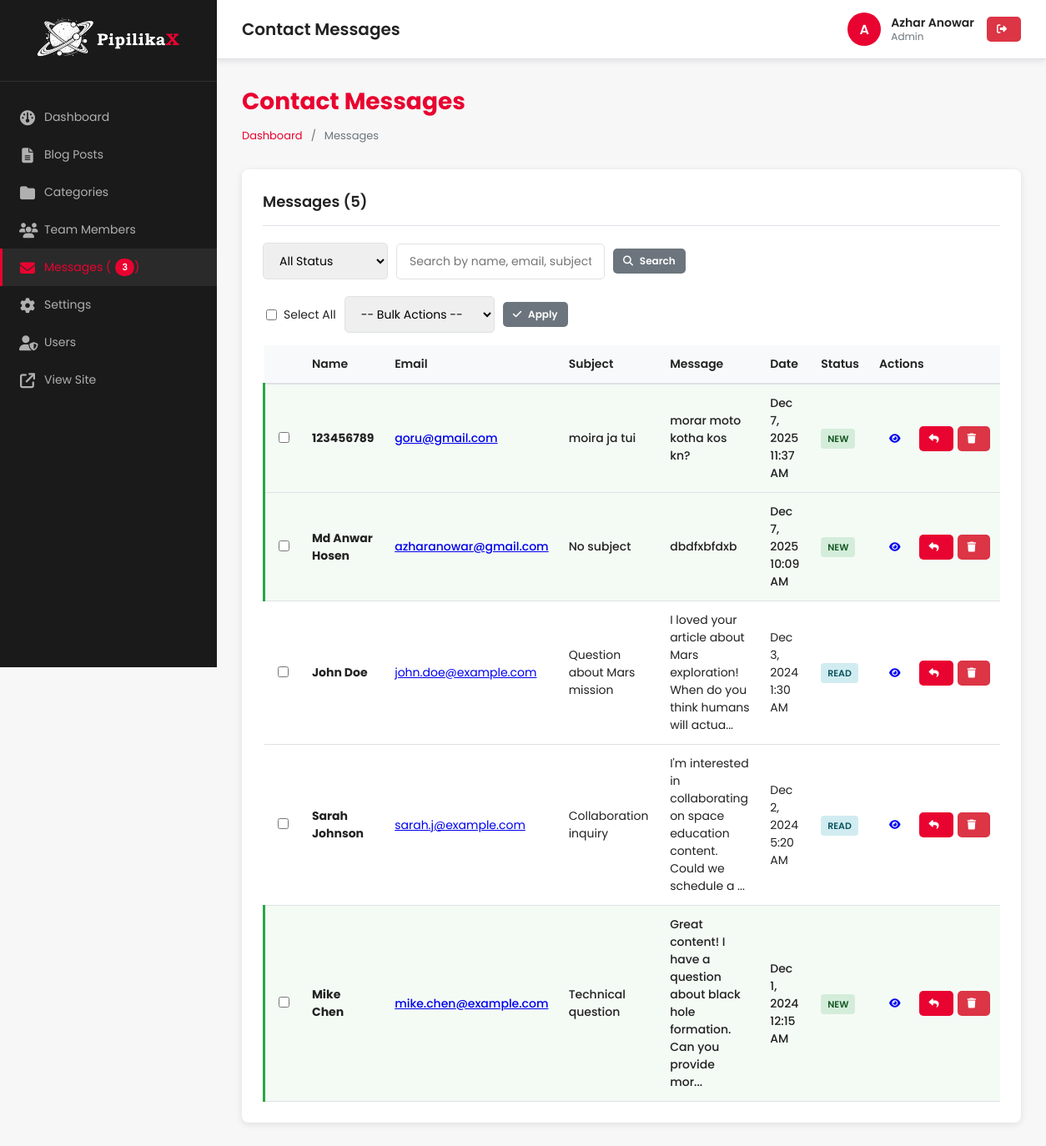
Before: /admin/messages/index.php (signed in) with the older database file.
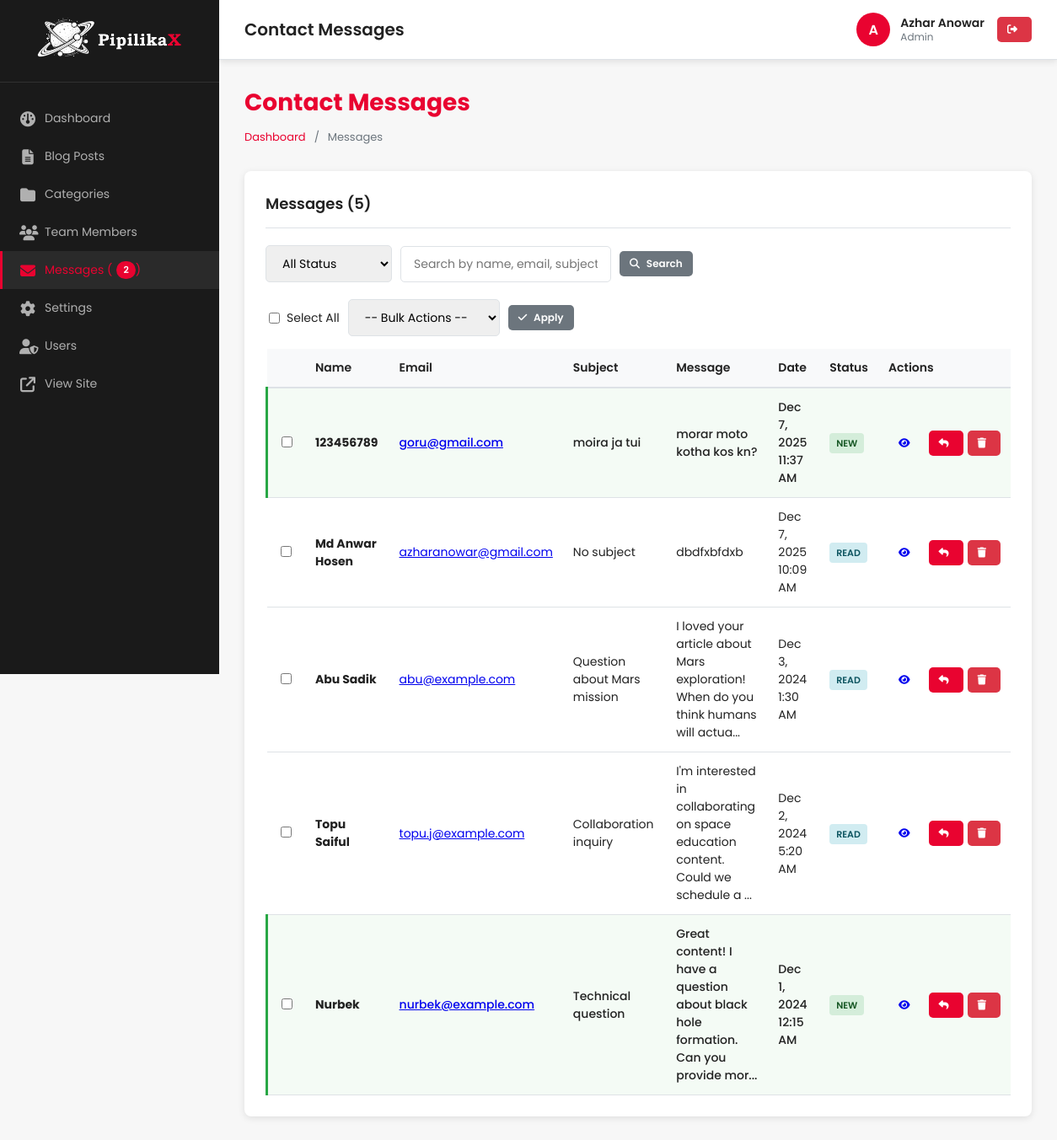
After: the same page with the newer database file.
### tables this page shows
CREATE TABLE `contact_messages` (
  `id` int(11) NOT NULL,
  `name` varchar(100) NOT NULL,
  `email` varchar(100) NOT NULL,
  `subject` varchar(255) DEFAULT NULL,
  `message` text NOT NULL,
  `status` enum('new','read','replied','archived') DEFAULT 'new',
  `ip_address` varchar(45) DEFAULT NULL,
  `user_agent` varchar(255) DEFAULT NULL,
  `created_at` timestamp NOT NULL DEFAULT current_timestamp(),
  `read_at` timestamp NULL DEFAULT NULL,
  `replied_at` timestamp NULL DEFAULT NULL
);

### admin/includes/auth-check.php (called while the page is built, shortened)
<?php
$current_user = [
    'id' => $_SESSION['user_id'],
    'username' => $_SESSION['username'],
    'full_name' => $_SESSION['full_name'],
    'role' => $_SESSION['user_role']
];

### includes/functions.php (called while the page is built, shortened)
<?php
function generateCSRFToken()
{
    return $_SESSION['csrf_token'];
}
function formatDate($date, $format = 'F j, Y')
{
    return date($format, strtotime($date));
}
function truncate($text, $length = 150)
{
    $text = strip_tags($text);
    if (strlen($text) > $length) {
        return substr($text, 0, $length) . '...';
    }
    return $text;
}

### admin/messages/index.php (the view, shortened to what the changed rows need)
<?php
require_once __DIR__ . '/../includes/header.php';
$where = [];
$params = [];
$where_clause = !empty($where) ? 'WHERE ' . implode(' AND ', $where) : '';
$page = max(1, (int) ($_GET['page'] ?? 1));
$per_page = 20;
$offset = ($page - 1) * $per_page;
$query = "
    SELECT * FROM contact_messages
    $where_clause
    ORDER BY created_at DESC
    LIMIT $per_page OFFSET $offset
";
$stmt = $pdo->prepare($query);
$stmt->execute($params);
$messages = $stmt->fetchAll();
$csrf_token = generateCSRFToken();
?>
<div class="page-header">
    <h2>Contact Messages</h2>
</div>
<div class="card">
    <?php if (count($messages) > 0): ?>
        <form method="POST" action="" id="bulk-form">
            <table class="table">
                <thead>
                    <tr>
                        <th style="width: 40px;"></th>
                        <th>Name</th>
                        <th>Email</th>
                        <th>Subject</th>
                        <th>Message</th>
                        <th>Date</th>
                        <th>Status</th>
                        <th style="width: 120px;">Actions</th>
                    </tr>
                </thead>
                <tbody>
                    <?php foreach ($messages as $msg): ?>
                        <tr class="<?php echo $msg['status'] == 'new' ? 'unread-row' : ''; ?>">
                            <td>
                                <input type="checkbox" name="selected_messages[]" value="<?php echo $msg['id']; ?>"
                                    class="message-checkbox">
                            </td>
                            <td><strong><?php echo htmlspecialchars($msg['name']); ?></strong></td>
                            <td>
                                <a href="mailto:<?php echo htmlspecialchars($msg['email']); ?>">
                                    <?php echo htmlspecialchars($msg['email']); ?>
                                </a>
                            </td>
                            <td><?php echo htmlspecialchars($msg['subject'] ?: 'No subject'); ?></td>
                            <td style="max-width: 250px;">
                                <?php echo truncate($msg['message'], 80); ?>
                            </td>
                            <td><?php echo formatDate($msg['created_at'], 'M j, Y g:i A'); ?></td>
                            <td>
                                <?php
                                $badge_class = [
                                    'new' => 'badge-success',
                                    'read' => 'badge-info',
                                    'replied' => 'badge-warning',
                                    'archived' => 'badge-danger'
                                ][$msg['status']] ?? 'badge-info';
                                ?>
                                <span class="badge <?php echo $badge_class; ?>">
                                    <?php echo ucfirst($msg['status']); ?>
                                </span>
                            </td>
                            <td>
                                <div class="action-buttons">
                                    <a href="view.php?id=<?php echo $msg['id']; ?>" class="btn btn-sm btn-info" title="View">
                                        <i class="fas fa-eye"></i>
                                    </a>
                                    <a href="mailto:<?php echo htmlspecialchars($msg['email']); ?>"
                                        class="btn btn-sm btn-primary" title="Reply">
                                        <i class="fas fa-reply"></i>
                                    </a>
                                    <a href="?delete=<?php echo $msg['id']; ?>&token=<?php echo $csrf_token; ?>"
                                        class="btn btn-sm btn-danger"
                                        onclick="return confirm('Are you sure you want to delete this message?');"
                                        title="Delete">
                                        <i class="fas fa-trash"></i>
                                    </a>
                                </div>
                            </td>
                        </tr>
                    <?php endforeach; ?>
                </tbody>
            </table>
        </form>
    <?php endif; ?>
</div>
<?php require_once __DIR__ . '/../includes/footer.php'; ?>

### admin/includes/sidebar.php (shortened to what the changed rows need)
<?php
$current_dir = basename(dirname($_SERVER['PHP_SELF']));
$user_role = $current_user['role'];
$unread_messages_count = 0;
if (in_array($user_role, ['admin', 'editor'])) {
    $stmt = $pdo->query("SELECT COUNT(*) FROM contact_messages WHERE status = 'new'");
    $unread_messages_count = $stmt->fetchColumn();
}
?>
<aside class="admin-sidebar">
    <nav>
        <ul>
            <?php if (in_array($user_role, ['admin', 'editor'])): ?>
                <li>
                    <a href="<?php echo ADMIN_URL; ?>/messages/index.php"
                        class="<?php echo $current_dir == 'messages' ? 'active' : ''; ?>">
                        <i class="fas fa-envelope"></i> Messages<?php if ($unread_messages_count > 0): ?> (<span
                                class="sidebar-badge"><?php echo $unread_messages_count; ?></span>)<?php endif; ?>
                    </a>
                </li>
            <?php endif; ?>
        </ul>
    </nav>
</aside>

Changed rows visible on the page:
changed contact_messages "Md Anwar Hosen": status "NEW" → "READ"
changed contact_messages "Question about Mars mission": name "John Doe" → "Abu Sadik"; email "john.doe@example.com" → "abu@example.com"
changed contact_messages "Collaboration inquiry": name "Sarah Johnson" → "Topu Saiful"; email "sarah.j@example.com" → "topu.j@example.com"
changed contact_messages "Technical question": name "Mike Chen" → "Nurbek"; email "mike.chen@example.com" → "nurbek@example.com"
Other visible differences:
$unread_messages_count: "3" → "2"
